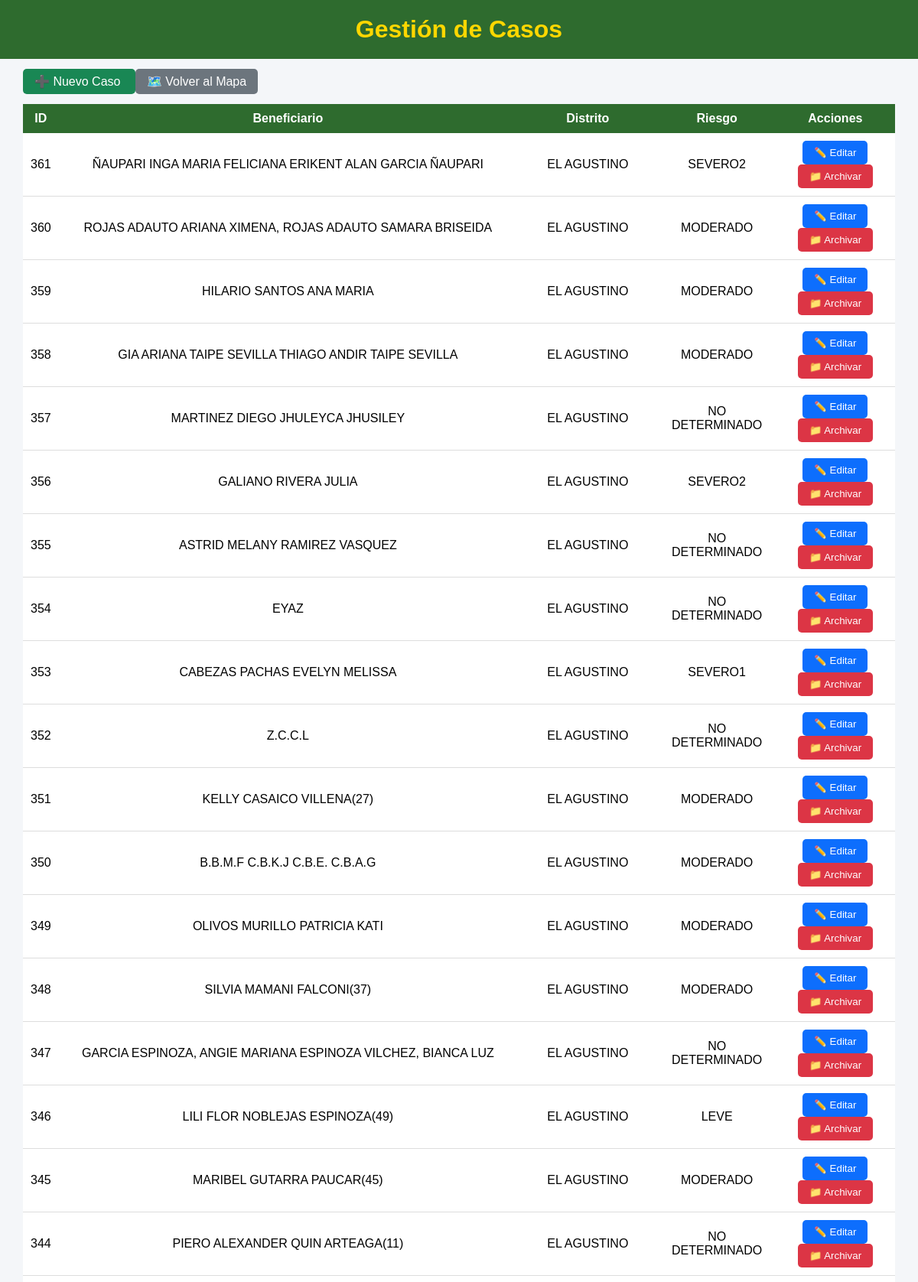
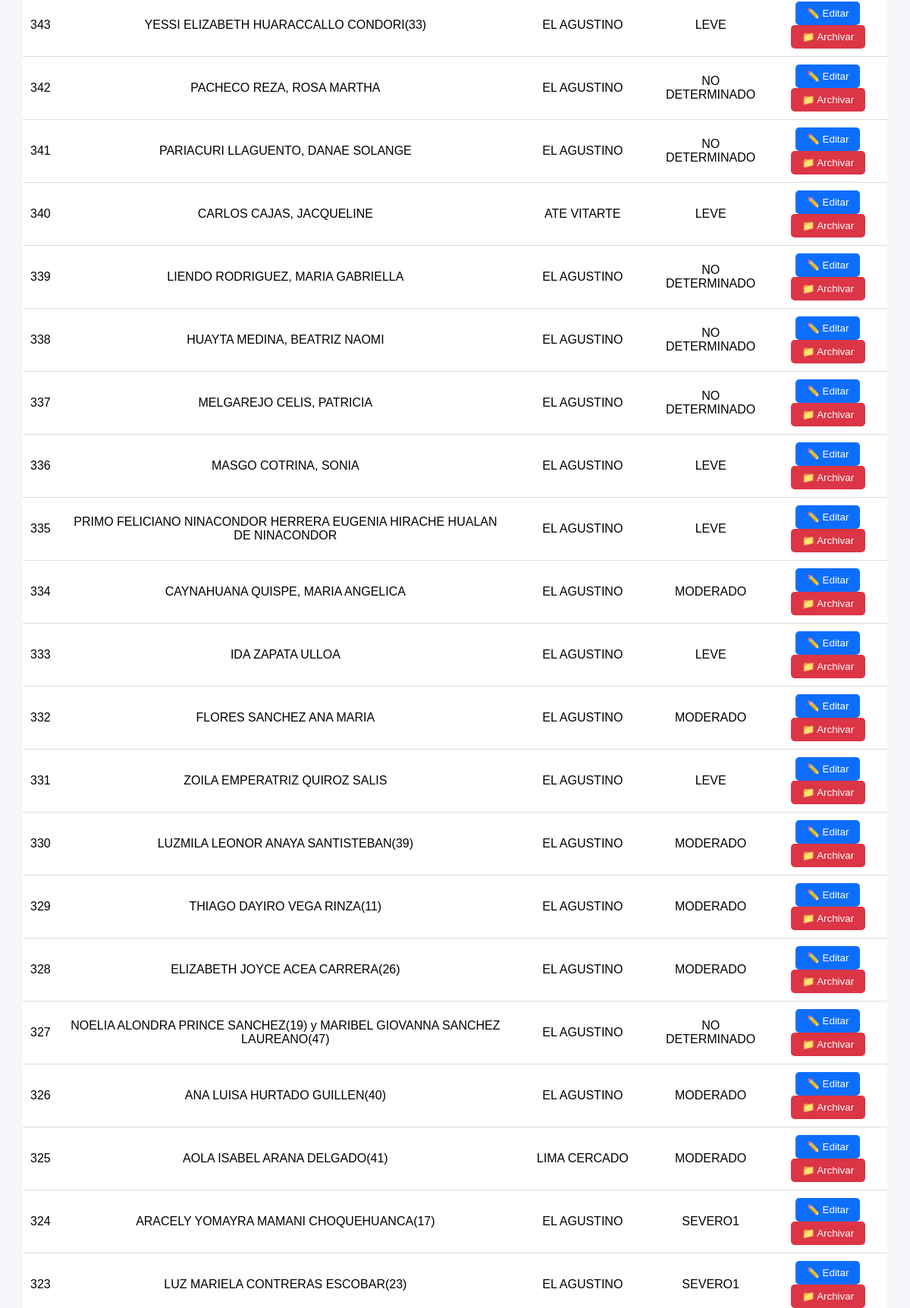
The page /gestion-casos/ (signed in, upper part) on the database its author committed (2 pictures, top to bottom).
### mapa/models.py (models this page shows, shortened)
class Caso(models.Model):
    RIESGOS = [
        ("LEVE", "LEVE"),
        ("MODERADO", "MODERADO"),
        ("SEVERO1", "SEVERO1"),
        ("SEVERO2", "SEVERO2"),
        ("NO DETERMINADO", "NO DETERMINADO"),
    ]
    NOTIFICACION = [
        ("SI", "SI"),
        ("NO", "NO"),
    ]
    DISTRITOS = [
        ("EL AGUSTINO", "EL AGUSTINO"),
        ("ATE", "ATE"),
        ("SANTA ANITA", "SANTA ANITA"),
        ("SAN LUIS", "SAN LUIS"),
        ("LA VICTORIA", "LA VICTORIA"),
        ("RIMAC", "RIMAC"),
        ("CERCADO DE LIMA", "CERCADO DE LIMA"),
    ]
    beneficiario = models.CharField(max_length=200, blank=True)
    domicilio = models.CharField(max_length=300, blank=True)
    nivel_riesgo = models.CharField(
        max_length=30,
        choices=RIESGOS,
        blank=True
    )
    distrito = models.CharField(
        max_length=100,
        choices=DISTRITOS,
        blank=True
    )
    comisaria = models.CharField(max_length=200, blank=True)
    efectivo = models.CharField(max_length=100, blank=True)
    folder = models.CharField(max_length=100, blank=True)
    expediente = models.CharField(max_length=100, blank=True)
    agresor = models.CharField(max_length=200, blank=True)
    telefono = models.CharField(max_length=50, blank=True)
    fecha_registro = models.DateField(null=True, blank=True)
    ultima_visita = models.DateField(null=True, blank=True)
    fecha_limite = models.DateField(null=True, blank=True)
    notificacion = models.CharField(
        max_length=2,
        choices=NOTIFICACION,
        blank=True
    )
    latitud = models.FloatField(
        null=True,
        blank=True
    )
    longitud = models.FloatField(
        null=True,
        blank=True
    )

### mapa/views.py (the view)
# urls.py: path("gestion-casos/", gestion_casos, name="gestion_casos"),
@login_required
def gestion_casos(request):
    casos = Caso.objects.all().order_by("-id")
    return render(
        request,
        "mapa/gestion_casos.html",
        {
            "casos": casos
        }
    )

### mapa/templates/mapa/gestion_casos.html (shortened to what this page needs)
<!DOCTYPE html>
<html lang="es">
<head>
</head>
<body>
<header>
    <h1>Gestión de Casos</h1>
</header>
<div class="contenedor">
    <div class="acciones">
        <a href="/nuevo-caso/" class="btn nuevo">
            ➕ Nuevo Caso
        </a>
        <a href="/" class="btn volver">
            🗺️ Volver al Mapa
        </a>
    </div>
    <table>
        <tr>
            <th>ID</th>
            <th>Beneficiario</th>
            <th>Distrito</th>
            <th>Riesgo</th>
            <th>Acciones</th>
        </tr>
        {% for caso in casos %}
        <tr>
            <td>{{ caso.id }}</td>
            <td>{{ caso.beneficiario }}</td>
            <td>{{ caso.distrito }}</td>
            <td>{{ caso.nivel_riesgo }}</td>
            <td>
                <button class="btn editar">
                    ✏️ Editar
                </button>
                <button class="btn archivar">
                    📁 Archivar
                </button>
            </td>
        </tr>
        {% endfor %}
    </table>
</div>
</body>
</html>

### mapa/templates/mapa/gestion_casos.html (style rules this page uses)
body { margin:0; font-family:Arial, Helvetica, sans-serif; background:#f4f6f9; }
header { background:#2E6B2E; color:#FFD700; text-align:center; padding:20px; }
h1 { margin:0; }
.contenedor { width:95%; margin:auto; margin-top:20px; }
table { width:100%; border-collapse:collapse; background:white; }
th { background:#2E6B2E; color:white; padding:10px; }
td { padding:10px; border-bottom:1px solid #ddd; text-align:center; }
.btn { padding:8px 15px; border:none; border-radius:5px; cursor:pointer; color:white; text-decoration:none; }
.editar { background:#0d6efd; }
.archivar { background:#dc3545; }
.nuevo { background:#198754; }
.volver { background:#6c757d; }
.acciones { margin-bottom:20px; }

### rows shown on the page
Caso: id "361", beneficiario "ÑAUPARI INGA MARIA FELICIANA ERIKENT ALAN GARCIA ÑAUPARI", distrito "EL AGUSTINO", nivel_riesgo "SEVERO2"
Caso: id "360", beneficiario "ROJAS ADAUTO ARIANA XIMENA, ROJAS ADAUTO SAMARA BRISEIDA", distrito "EL AGUSTINO", nivel_riesgo "MODERADO"
Caso: id "359", beneficiario "HILARIO SANTOS ANA MARIA", distrito "EL AGUSTINO", nivel_riesgo "MODERADO"
Caso: id "358", beneficiario "GIA ARIANA TAIPE SEVILLA THIAGO ANDIR TAIPE SEVILLA", distrito "EL AGUSTINO", nivel_riesgo "MODERADO"
Caso: id "357", beneficiario "MARTINEZ DIEGO JHULEYCA JHUSILEY", distrito "EL AGUSTINO", nivel_riesgo "NO DETERMINADO"
Caso: id "356", beneficiario "GALIANO RIVERA JULIA", distrito "EL AGUSTINO", nivel_riesgo "SEVERO2"
Caso: id "355", beneficiario "ASTRID MELANY RAMIREZ VASQUEZ", distrito "EL AGUSTINO", nivel_riesgo "NO DETERMINADO"
Caso: id "354", beneficiario "EYAZ", distrito "EL AGUSTINO", nivel_riesgo "NO DETERMINADO"
Caso: id "353", beneficiario "CABEZAS PACHAS EVELYN MELISSA", distrito "EL AGUSTINO", nivel_riesgo "SEVERO1"
Caso: id "352", beneficiario "Z.C.C.L", distrito "EL AGUSTINO", nivel_riesgo "NO DETERMINADO"
Caso: id "351", beneficiario "KELLY CASAICO VILLENA(27)", distrito "EL AGUSTINO", nivel_riesgo "MODERADO"
Caso: id "350", beneficiario "B.B.M.F C.B.K.J C.B.E. C.B.A.G", distrito "EL AGUSTINO", nivel_riesgo "MODERADO"
Caso: id "349", beneficiario "OLIVOS MURILLO PATRICIA KATI", distrito "EL AGUSTINO", nivel_riesgo "MODERADO"
Caso: id "348", beneficiario "SILVIA MAMANI FALCONI(37)", distrito "EL AGUSTINO", nivel_riesgo "MODERADO"
Caso: id "347", beneficiario "GARCIA ESPINOZA, ANGIE MARIANA ESPINOZA VILCHEZ, BIANCA LUZ", distrito "EL AGUSTINO", nivel_riesgo "NO DETERMINADO"
Caso: id "346", beneficiario "LILI FLOR NOBLEJAS ESPINOZA(49)", distrito "EL AGUSTINO", nivel_riesgo "LEVE"
Caso: id "345", beneficiario "MARIBEL GUTARRA PAUCAR(45)", distrito "EL AGUSTINO", nivel_riesgo "MODERADO"
Caso: id "344", beneficiario "PIERO ALEXANDER QUIN ARTEAGA(11)", distrito "EL AGUSTINO", nivel_riesgo "NO DETERMINADO"
Caso: id "343", beneficiario "YESSI ELIZABETH HUARACCALLO CONDORI(33)", distrito "EL AGUSTINO", nivel_riesgo "LEVE"
Caso: id "342", beneficiario "PACHECO REZA, ROSA MARTHA", distrito "EL AGUSTINO", nivel_riesgo "NO DETERMINADO"
Caso: id "341", beneficiario "PARIACURI LLAGUENTO, DANAE SOLANGE", distrito "EL AGUSTINO", nivel_riesgo "NO DETERMINADO"
Caso: id "340", beneficiario "CARLOS CAJAS, JACQUELINE", distrito "ATE VITARTE", nivel_riesgo "LEVE"
Caso: id "339", beneficiario "LIENDO RODRIGUEZ, MARIA GABRIELLA", distrito "EL AGUSTINO", nivel_riesgo "NO DETERMINADO"
Caso: id "338", beneficiario "HUAYTA MEDINA, BEATRIZ NAOMI", distrito "EL AGUSTINO", nivel_riesgo "NO DETERMINADO"
Caso: id "337", beneficiario "MELGAREJO CELIS, PATRICIA", distrito "EL AGUSTINO", nivel_riesgo "NO DETERMINADO"
Caso: id "336", beneficiario "MASGO COTRINA, SONIA", distrito "EL AGUSTINO", nivel_riesgo "LEVE"
Caso: id "335", beneficiario "PRIMO FELICIANO NINACONDOR HERRERA EUGENIA HIRACHE HUALAN DE NINACONDOR", distrito "EL AGUSTINO", nivel_riesgo "LEVE"
Caso: id "334", beneficiario "CAYNAHUANA QUISPE, MARIA ANGELICA", distrito "EL AGUSTINO", nivel_riesgo "MODERADO"
Caso: id "333", beneficiario "IDA ZAPATA ULLOA", distrito "EL AGUSTINO", nivel_riesgo "LEVE"
Caso: id "332", beneficiario "FLORES SANCHEZ ANA MARIA", distrito "EL AGUSTINO", nivel_riesgo "MODERADO"
Caso: id "331", beneficiario "ZOILA EMPERATRIZ QUIROZ SALIS", distrito "EL AGUSTINO", nivel_riesgo "LEVE"
Caso: id "330", beneficiario "LUZMILA LEONOR ANAYA SANTISTEBAN(39)", distrito "EL AGUSTINO", nivel_riesgo "MODERADO"
Caso: id "329", beneficiario "THIAGO DAYIRO VEGA RINZA(11)", distrito "EL AGUSTINO", nivel_riesgo "MODERADO"
Caso: id "328", beneficiario "ELIZABETH JOYCE ACEA CARRERA(26)", distrito "EL AGUSTINO", nivel_riesgo "MODERADO"
Caso: id "327", beneficiario "NOELIA ALONDRA PRINCE SANCHEZ(19) y MARIBEL GIOVANNA SANCHEZ LAUREANO(47)", distrito "EL AGUSTINO", nivel_riesgo "NO DETERMINADO"
Caso: id "326", beneficiario "ANA LUISA HURTADO GUILLEN(40)", distrito "EL AGUSTINO", nivel_riesgo "MODERADO"
Caso: id "325", beneficiario "AOLA ISABEL ARANA DELGADO(41)", distrito "LIMA CERCADO", nivel_riesgo "MODERADO"
Caso: id "324", beneficiario "ARACELY YOMAYRA MAMANI CHOQUEHUANCA(17)", distrito "EL AGUSTINO", nivel_riesgo "SEVERO1"
Caso: id "323", beneficiario "LUZ MARIELA CONTRERAS ESCOBAR(23)", distrito "EL AGUSTINO", nivel_riesgo "SEVERO1"
